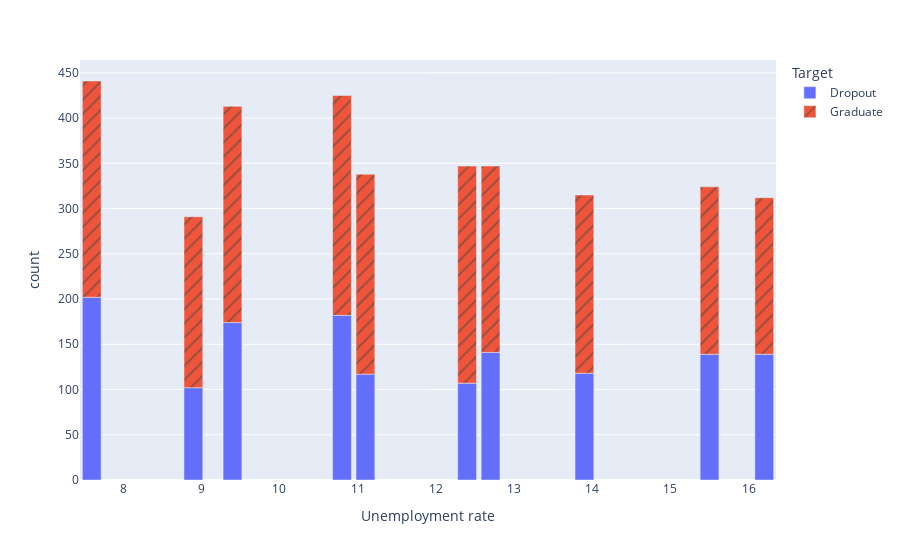
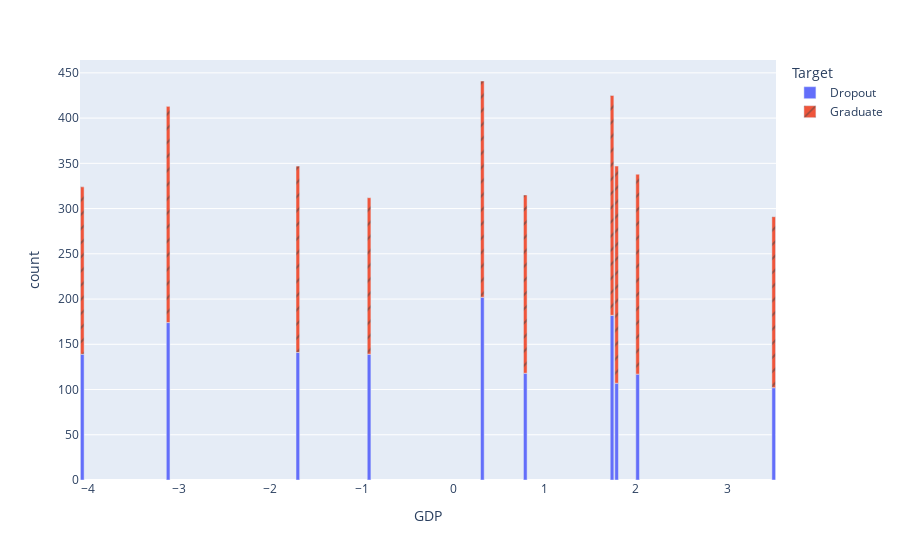
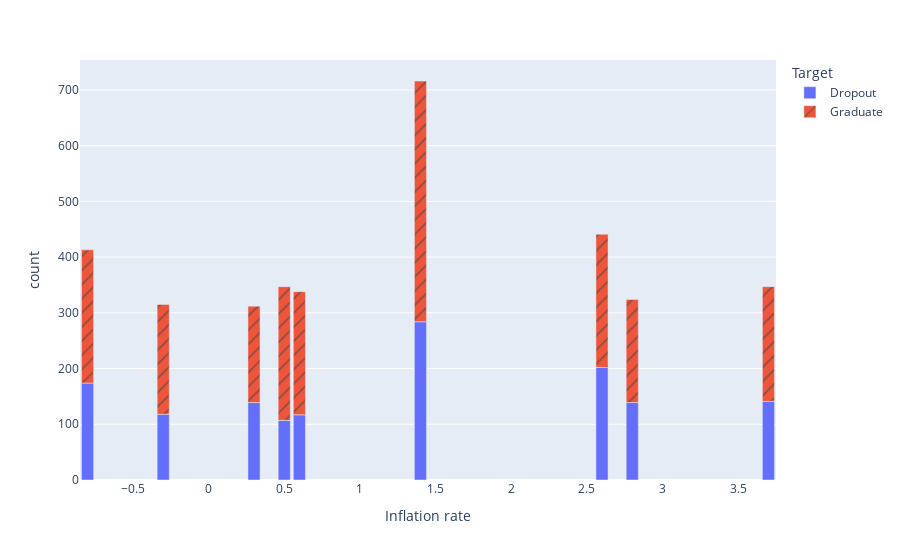

The code cell stored with these charts, in order, in its notebook:
### Code cell
def create_bar_chart(df, x_col, y_col):
    fig = px.bar(df, 
                 x=x_col, 
                 y=y_col, 
                 color='Target',
                 pattern_shape='Target')
    fig.show()
create_bar_chart(unemployment, 'Unemployment rate', 'count')
create_bar_chart(gdp, 'GDP', 'count')
create_bar_chart(inflation, 'Inflation rate', 'count')

### Figure 1 — Plotly figure (JSON) as saved in the notebook; plotly's stock layout.template omitted (floating-point values rounded to 4 significant figures)
{"data": [{"alignmentgroup": "True", "hovertemplate": "Target=Dropout<br>Unemployment rate=%{x}<br>count=%{y}<extra></extra>", "legendgroup": "Dropout", "marker": {"color": "#636efa", "pattern": {"shape": ""}}, "name": "Dropout", "offsetgroup": "Dropout", "orientation": "v", "showlegend": true, "textposition": "auto", "type": "bar", "x": [7.6, 8.9, 9.4, 10.8, 11.1, 12.4, 12.7, 13.9, 15.5, 16.2], "xaxis": "x", "y": [202, 102, 174, 182, 117, 107, 141, 118, 139, 139], "yaxis": "y"}, {"alignmentgroup": "True", "hovertemplate": "Target=Graduate<br>Unemployment rate=%{x}<br>count=%{y}<extra></extra>", "legendgroup": "Graduate", "marker": {"color": "#EF553B", "pattern": {"shape": "/"}}, "name": "Graduate", "offsetgroup": "Graduate", "orientation": "v", "showlegend": true, "textposition": "auto", "type": "bar", "x": [7.6, 8.9, 9.4, 10.8, 11.1, 12.4, 12.7, 13.9, 15.5, 16.2], "xaxis": "x", "y": [239, 189, 239, 243, 221, 240, 206, 197, 185, 173], "yaxis": "y"}], "layout": {"barmode": "relative", "legend": {"title": {"text": "Target"}, "tracegroupgap": 0}, "margin": {"t": 60}, "xaxis": {"anchor": "y", "domain": [0, 1], "title": {"text": "Unemployment rate"}}, "yaxis": {"anchor": "x", "domain": [0, 1], "title": {"text": "count"}}}}

### Figure 2 — Plotly figure (JSON) as saved in the notebook; plotly's stock layout.template omitted (floating-point values rounded to 4 significant figures)
{"data": [{"alignmentgroup": "True", "hovertemplate": "Target=Dropout<br>GDP=%{x}<br>count=%{y}<extra></extra>", "legendgroup": "Dropout", "marker": {"color": "#636efa", "pattern": {"shape": ""}}, "name": "Dropout", "offsetgroup": "Dropout", "orientation": "v", "showlegend": true, "textposition": "auto", "type": "bar", "x": [-4.06, -3.12, -1.7, -0.92, 0.32, 0.79, 1.74, 1.79, 2.02, 3.51], "xaxis": "x", "y": [139, 174, 141, 139, 202, 118, 182, 107, 117, 102], "yaxis": "y"}, {"alignmentgroup": "True", "hovertemplate": "Target=Graduate<br>GDP=%{x}<br>count=%{y}<extra></extra>", "legendgroup": "Graduate", "marker": {"color": "#EF553B", "pattern": {"shape": "/"}}, "name": "Graduate", "offsetgroup": "Graduate", "orientation": "v", "showlegend": true, "textposition": "auto", "type": "bar", "x": [-4.06, -3.12, -1.7, -0.92, 0.32, 0.79, 1.74, 1.79, 2.02, 3.51], "xaxis": "x", "y": [185, 239, 206, 173, 239, 197, 243, 240, 221, 189], "yaxis": "y"}], "layout": {"barmode": "relative", "legend": {"title": {"text": "Target"}, "tracegroupgap": 0}, "margin": {"t": 60}, "xaxis": {"anchor": "y", "domain": [0, 1], "title": {"text": "GDP"}}, "yaxis": {"anchor": "x", "domain": [0, 1], "title": {"text": "count"}}}}

### Figure 3 — Plotly figure (JSON) as saved in the notebook; plotly's stock layout.template omitted (floating-point values rounded to 4 significant figures)
{"data": [{"alignmentgroup": "True", "hovertemplate": "Target=Dropout<br>Inflation rate=%{x}<br>count=%{y}<extra></extra>", "legendgroup": "Dropout", "marker": {"color": "#636efa", "pattern": {"shape": ""}}, "name": "Dropout", "offsetgroup": "Dropout", "orientation": "v", "showlegend": true, "textposition": "auto", "type": "bar", "x": [-0.8, -0.3, 0.3, 0.5, 0.6, 1.4, 2.6, 2.8, 3.7], "xaxis": "x", "y": [174, 118, 139, 107, 117, 284, 202, 139, 141], "yaxis": "y"}, {"alignmentgroup": "True", "hovertemplate": "Target=Graduate<br>Inflation rate=%{x}<br>count=%{y}<extra></extra>", "legendgroup": "Graduate", "marker": {"color": "#EF553B", "pattern": {"shape": "/"}}, "name": "Graduate", "offsetgroup": "Graduate", "orientation": "v", "showlegend": true, "textposition": "auto", "type": "bar", "x": [-0.8, -0.3, 0.3, 0.5, 0.6, 1.4, 2.6, 2.8, 3.7], "xaxis": "x", "y": [239, 197, 173, 240, 221, 432, 239, 185, 206], "yaxis": "y"}], "layout": {"barmode": "relative", "legend": {"title": {"text": "Target"}, "tracegroupgap": 0}, "margin": {"t": 60}, "xaxis": {"anchor": "y", "domain": [0, 1], "title": {"text": "Inflation rate"}}, "yaxis": {"anchor": "x", "domain": [0, 1], "title": {"text": "count"}}}}
